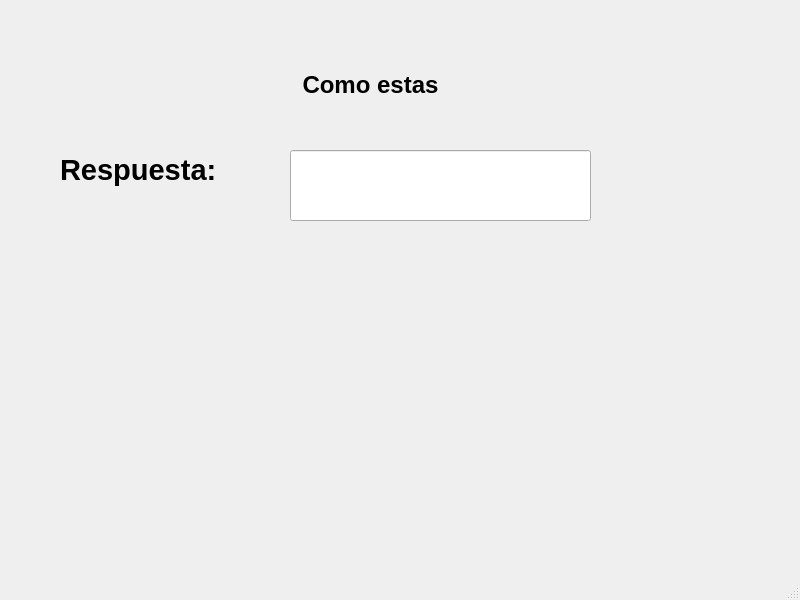
<?xml version="1.0" encoding="UTF-8"?>
<ui version="4.0">
 <class>MainWindow</class>
 <widget class="QMainWindow" name="MainWindow">
  <property name="geometry">
   <rect>
    <x>0</x>
    <y>0</y>
    <width>800</width>
    <height>600</height>
   </rect>
  </property>
  <property name="windowTitle">
   <string>MainWindow</string>
  </property>
  <widget class="QWidget" name="centralwidget">
   <widget class="QLabel" name="label">
    <property name="geometry">
     <rect>
      <x>190</x>
      <y>50</y>
      <width>361</width>
      <height>71</height>
     </rect>
    </property>
    <property name="text">
     <string>&lt;html&gt;&lt;head/&gt;&lt;body&gt;&lt;p align=&quot;center&quot;&gt;&lt;span style=&quot; font-size:18pt; font-weight:600;&quot;&gt;Como estas&lt;/span&gt;&lt;/p&gt;&lt;/body&gt;&lt;/html&gt;</string>
    </property>
   </widget>
   <widget class="QLabel" name="label_2">
    <property name="geometry">
     <rect>
      <x>60</x>
      <y>140</y>
      <width>171</width>
      <height>61</height>
     </rect>
    </property>
    <property name="text">
     <string>&lt;html&gt;&lt;head/&gt;&lt;body&gt;&lt;p&gt;&lt;span style=&quot; font-size:22pt; font-weight:600;&quot;&gt;Respuesta:&lt;/span&gt;&lt;/p&gt;&lt;/body&gt;&lt;/html&gt;</string>
    </property>
   </widget>
   <widget class="QLineEdit" name="lineEdit">
    <property name="geometry">
     <rect>
      <x>290</x>
      <y>150</y>
      <width>301</width>
      <height>71</height>
     </rect>
    </property>
   </widget>
  </widget>
  <widget class="QMenuBar" name="menubar">
   <property name="geometry">
    <rect>
     <x>0</x>
     <y>0</y>
     <width>800</width>
     <height>21</height>
    </rect>
   </property>
  </widget>
  <widget class="QStatusBar" name="statusbar"/>
 </widget>
 <resources/>
 <connections/>
</ui>
